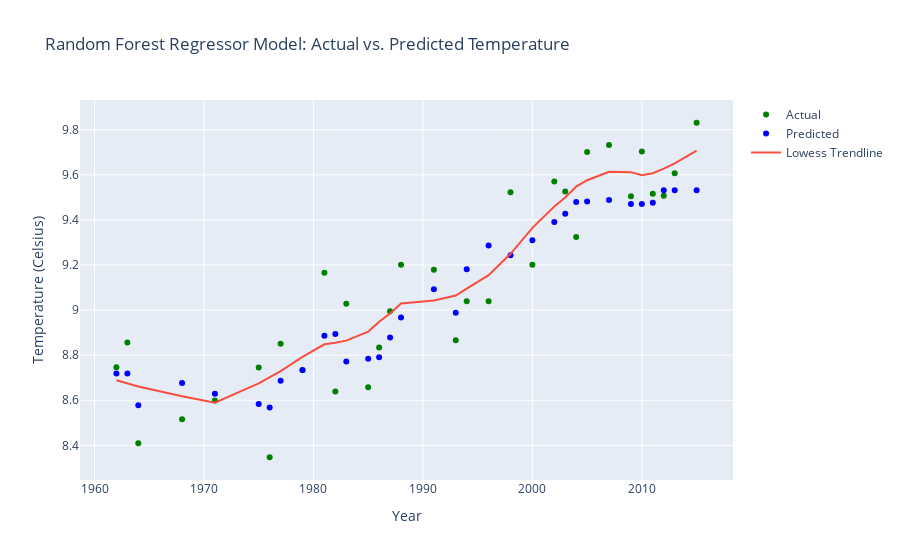

Source (notebook cell):
### Code cell
# Create a Random Forest regression object
rf = RandomForestRegressor(n_estimators=100, random_state=101)

# Fit the model using the training data
rf.fit(X_train, y_train)

# Make predictions using the testing data
predictions = rf.predict(X_test)

trace1 = go.Scatter(x=X_test.flatten(), y=y_test.flatten(), mode='markers', name='Actual', marker=dict(color='green'))
trace2 = go.Scatter(x=X_test.flatten(), y=predictions.flatten(), mode='markers', name='Predicted', marker=dict(color='blue'))

# Add a trace for the regression line
lowess = sm.nonparametric.lowess(y_test.flatten(), X_test.flatten(), frac=0.3)
trace3 = go.Scatter(x=lowess[:, 0], y=lowess[:, 1], mode='lines', name='Lowess Trendline', line=dict(color='#FB4D3D', width=2))

# Set the layout
layout = go.Layout(title='Random Forest Regressor Model: Actual vs. Predicted Temperature', xaxis=dict(title='Year'), yaxis=dict(title='Temperature (Celsius)'), paper_bgcolor='white')

# Create the figure
fig = go.Figure(data=[trace1, trace2, trace3], layout=layout)

# Show the figure
fig.show("png")


# Print the evaluation metrics
print('MAE:', metrics.mean_absolute_error(y_test, predictions))
print('MSE:', metrics.mean_squared_error(y_test, predictions))
print('RMSE:', np.sqrt(metrics.mean_squared_error(y_test, predictions)))
print("Accuracy", rf.score(X_test, y_test))

### Figure 1 — Plotly figure (JSON) as saved in the notebook; plotly's stock layout.template omitted (floating-point values rounded to 4 significant figures)
{"data": [{"marker": {"color": "green"}, "mode": "markers", "name": "Actual", "type": "scatter", "x": [1979, 1962, 2004, 2003, 1996, 1987, 1977, 1975, 2007, 1963, 1983, 1985, 2012, 2013, 1982, 1981, 2015, 1968, 1964, 1993, 2005, 1994, 1976, 1986, 1988, 2009, 2002, 2011, 2010, 2000, 1971, 1991, 1998], "y": [8.733, 8.746, 9.325, 9.526, 9.039, 8.994, 8.85, 8.745, 9.732, 8.856, 9.028, 8.658, 9.507, 9.607, 8.639, 9.166, 9.831, 8.516, 8.41, 8.867, 9.701, 9.039, 8.347, 8.834, 9.202, 9.505, 9.57, 9.516, 9.703, 9.201, 8.599, 9.179, 9.523]}, {"marker": {"color": "blue"}, "mode": "markers", "name": "Predicted", "type": "scatter", "x": [1979, 1962, 2004, 2003, 1996, 1987, 1977, 1975, 2007, 1963, 1983, 1985, 2012, 2013, 1982, 1981, 2015, 1968, 1964, 1993, 2005, 1994, 1976, 1986, 1988, 2009, 2002, 2011, 2010, 2000, 1971, 1991, 1998], "y": [8.735, 8.719, 9.48, 9.427, 9.287, 8.879, 8.687, 8.584, 9.488, 8.719, 8.772, 8.784, 9.532, 9.532, 8.894, 8.886, 9.532, 8.676, 8.578, 8.988, 9.482, 9.181, 8.568, 8.79, 8.967, 9.47, 9.391, 9.476, 9.47, 9.31, 8.629, 9.093, 9.243]}, {"line": {"color": "#FB4D3D", "width": 2}, "mode": "lines", "name": "Lowess Trendline", "type": "scatter", "x": [1962, 1963, 1964, 1968, 1971, 1975, 1976, 1977, 1979, 1981, 1982, 1983, 1985, 1986, 1987, 1988, 1991, 1993, 1994, 1996, 1998, 2000, 2002, 2003, 2004, 2005, 2007, 2009, 2010, 2011, 2012, 2013, 2015], "y": [8.689, 8.674, 8.661, 8.618, 8.589, 8.675, 8.702, 8.73, 8.792, 8.848, 8.855, 8.865, 8.905, 8.948, 8.985, 9.029, 9.042, 9.064, 9.096, 9.155, 9.25, 9.365, 9.46, 9.499, 9.548, 9.576, 9.613, 9.612, 9.598, 9.607, 9.628, 9.651, 9.708]}], "layout": {"paper_bgcolor": "white", "title": {"text": "Random Forest Regressor Model: Actual vs. Predicted Temperature"}, "xaxis": {"title": {"text": "Year"}}, "yaxis": {"title": {"text": "Temperature (Celsius)"}}}}
